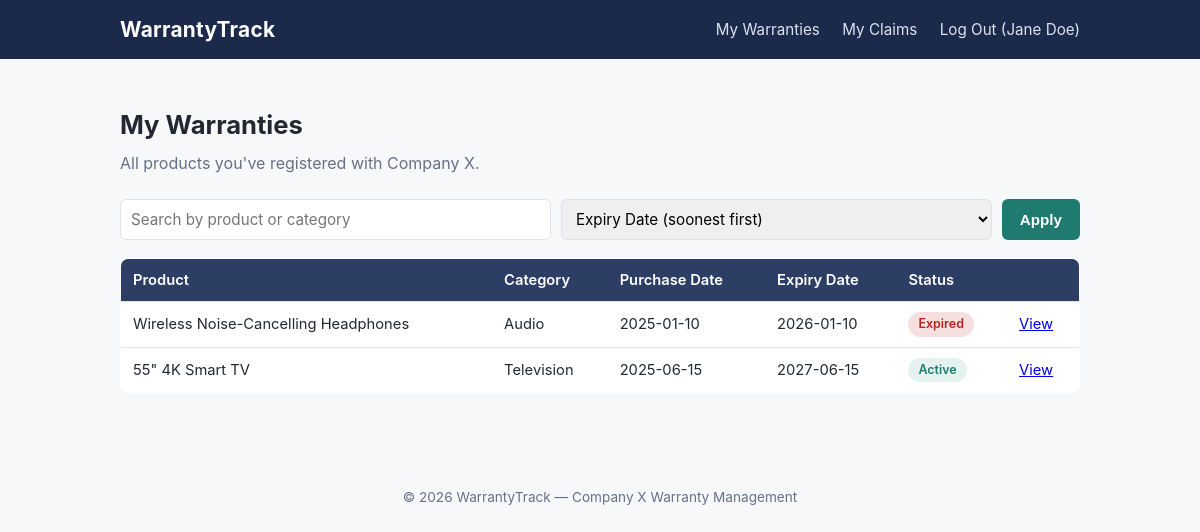
/dashboard.php (signed in), run on the app's committed database.
### tables this page shows
CREATE TABLE warranties (
    warranty_id            INT AUTO_INCREMENT PRIMARY KEY,
    user_id                INT NOT NULL,
    product_id             INT NOT NULL,
    purchase_date           DATE NOT NULL,
    warranty_length_months  INT NOT NULL,
    expiry_date             DATE NOT NULL,
    FOREIGN KEY (user_id) REFERENCES users(user_id) ON DELETE CASCADE,
    FOREIGN KEY (product_id) REFERENCES products(product_id) ON DELETE CASCADE
);

CREATE TABLE products (
    product_id  INT AUTO_INCREMENT PRIMARY KEY,
    name        VARCHAR(150) NOT NULL,
    category    VARCHAR(100) NOT NULL,
    price       DECIMAL(10,2) NOT NULL
);

### dashboard.php (the view, shortened to what this page needs)
<?php
include 'includes/db_connect.php';
include 'includes/header.php';
$user_id = $_SESSION['user_id'];
$search = isset($_GET['search']) ? trim($_GET['search']) : '';
$sort   = isset($_GET['sort']) ? $_GET['sort'] : 'expiry_asc';
$sql = "SELECT w.warranty_id, w.purchase_date, w.expiry_date, p.name AS product_name, p.category
        FROM warranties w
        JOIN products p ON w.product_id = p.product_id
        WHERE w.user_id = ?";
switch ($sort) {
    default:
        $sql .= " ORDER BY w.expiry_date ASC";
}
$stmt = $conn->prepare($sql);
if ($search !== '') {
    $like = "%$search%";
    $stmt->bind_param("iss", $user_id, $like, $like);
} else {
    $stmt->bind_param("i", $user_id);
}
$stmt->execute();
$result = $stmt->get_result();
function warrantyStatus($expiry_date) {
    $today = new DateTime();
    $expiry = new DateTime($expiry_date);
    $days_left = (int)$today->diff($expiry)->format('%r%a');
    if ($days_left < 0) {
        return ['label' => 'Expired', 'class' => 'badge-expired'];
    } elseif ($days_left <= 30) {
        return ['label' => 'Expiring Soon', 'class' => 'badge-expiring'];
    } else {
        return ['label' => 'Active', 'class' => 'badge-active'];
    }
}
?>
<h1>My Warranties</h1>
<p class="subtitle mt-0">All products you've registered with Company X.</p>
<form method="get" action="dashboard.php" class="filter-bar">
    <input type="text" name="search" placeholder="Search by product or category" value="<?php echo htmlspecialchars($search); ?>">
    <select name="sort">
        <option value="expiry_asc"  <?php if ($sort === 'expiry_asc') echo 'selected'; ?>>Expiry Date (soonest first)</option>
    </select>
    <button type="submit">Apply</button>
</form>
<?php if ($result->num_rows === 0): ?>
    <div class="card">
        <p class="mt-0">No warranties found<?php echo $search !== '' ? ' for "' . htmlspecialchars($search) . '"' : ''; ?>.</p>
    </div>
<?php else: ?>
    <table>
        <thead>
            <tr>
                <th>Product</th>
                <th>Category</th>
                <th>Purchase Date</th>
                <th>Expiry Date</th>
                <th>Status</th>
                <th></th>
            </tr>
        </thead>
        <tbody>
            <?php while ($row = $result->fetch_assoc()):
                $status = warrantyStatus($row['expiry_date']);
            ?>
            <tr>
                <td><?php echo htmlspecialchars($row['product_name']); ?></td>
                <td><?php echo htmlspecialchars($row['category']); ?></td>
                <td><?php echo htmlspecialchars($row['purchase_date']); ?></td>
                <td><?php echo htmlspecialchars($row['expiry_date']); ?></td>
                <td><span class="badge <?php echo $status['class']; ?>"><?php echo $status['label']; ?></span></td>
                <td><a href="warranty_detail.php?id=<?php echo $row['warranty_id']; ?>">View</a></td>
            </tr>
            <?php endwhile; ?>
        </tbody>
    </table>
<?php endif; ?>
<?php include 'includes/footer.php'; ?>

### includes/header.php (shortened to what this page needs)
<!DOCTYPE html>
<html lang="en">
<head>
    <link rel="stylesheet" href="/warrantytrack/style.css">
</head>
<body>
<header class="site-header">
    <div class="header-inner">
        <a href="/warrantytrack/index.php" class="logo">WarrantyTrack</a>
        <nav>
            <?php if (isset($_SESSION['role']) && $_SESSION['role'] === 'customer'): ?>
                <a href="/warrantytrack/dashboard.php">My Warranties</a>
                <a href="/warrantytrack/my_claims.php">My Claims</a>
                <a href="/warrantytrack/logout.php">Log Out (<?php echo htmlspecialchars($_SESSION['name']); ?>)</a>
            <?php else: ?>
                <a href="/warrantytrack/login.php">Customer Login</a>
                <a href="/warrantytrack/register.php">Register</a>
                <a href="/warrantytrack/admin_login.php">Admin Login</a>
            <?php endif; ?>
        </nav>
    </div>
</header>
<main class="page-content">

### includes/footer.php
</main>
<footer class="site-footer">
    <p>&copy; <?php echo date("Y"); ?> WarrantyTrack &mdash; Company X Warranty Management</p>
</footer>
</body>
</html>

### style.css (style rules this page uses)
:root { --navy: #1b2a4a; --navy-light: #2c3e63; --teal: #1f7a70; --teal-light: #e6f2f0; --bg: #f7f8fa; --card-bg: #ffffff; --text: #222831; --muted: #667085; --border: #dfe3e8; --danger: #b3261e; --warning: #b06b00; --success: #1f7a3f; }
* { box-sizing: border-box; }
body { margin: 0; font-family: -apple-system, "Segoe UI", Roboto, Helvetica, Arial, sans-serif; background: var(--bg); color: var(--text); line-height: 1.5; }
.site-header { background: var(--navy); color: #fff; }
.header-inner { max-width: 1000px; margin: 0 auto; padding: 14px 20px; display: flex; justify-content: space-between; align-items: center; flex-wrap: wrap; }
.logo { color: #fff; font-size: 1.3rem; font-weight: 700; text-decoration: none; letter-spacing: 0.3px; }
.site-header nav a { color: #dce3f0; text-decoration: none; margin-left: 18px; font-size: 0.95rem; }
.page-content { max-width: 1000px; margin: 0 auto; padding: 30px 20px 60px; }
.site-footer { text-align: center; color: var(--muted); font-size: 0.85rem; padding: 20px; }
h1 { font-size: 1.6rem; margin-bottom: 6px; }
p.subtitle { color: var(--muted); margin-top: 0; margin-bottom: 24px; }
input[type=text], input[type=email], input[type=tel], input[type=password], input[type=date], input[type=number], select, textarea { width: 100%; padding: 9px 10px; border: 1px solid var(--border); border-radius: 6px; font-size: 0.95rem; font-family: inherit; }
button, .btn { display: inline-block; background: var(--teal); color: #fff; border: none; padding: 10px 18px; border-radius: 6px; font-size: 0.95rem; font-weight: 600; cursor: pointer; text-decoration: none; margin-top: 18px; }
table { width: 100%; border-collapse: collapse; background: var(--card-bg); border: 1px solid var(--border); border-radius: 8px; overflow: hidden; }
th, td { text-align: left; padding: 10px 12px; border-bottom: 1px solid var(--border); font-size: 0.92rem; }
th { background: var(--navy-light); color: #fff; font-weight: 600; }
tr:last-child td { border-bottom: none; }
.badge { display: inline-block; padding: 3px 10px; border-radius: 999px; font-size: 0.78rem; font-weight: 600; }
.badge-active { background: var(--teal-light); color: var(--teal); }
.badge-expired { background: #f5e0df; color: var(--danger); }
.filter-bar { display: flex; gap: 10px; margin-bottom: 18px; flex-wrap: wrap; }
.filter-bar input, .filter-bar select { width: auto; flex: 1; min-width: 160px; }
.filter-bar button { margin-top: 0; }
.mt-0 { margin-top: 0; }

### data on the page
warranties: product.name "Wireless Noise-Cancelling Headphones", product.category "Audio", purchase_date "2025-01-10", expiry_date "2026-01-10", expiry_date "Expired"
warranties: product.name "55\" 4K Smart TV", product.category "Television", purchase_date "2025-06-15", expiry_date "2027-06-15", expiry_date "Active"

### other printed values
$_SESSION['name'] "Jane Doe"
